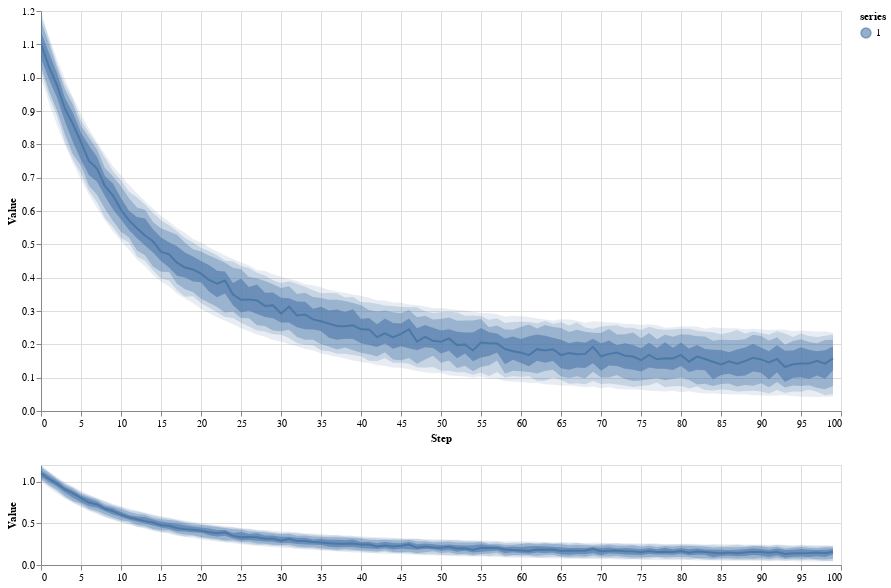

Write notebook code for a chart like this one.
### Code cell
import inspectus
import numpy as np

loss = np.array([[1/x**2 + var/5 for var in np.random.rand(100)] for x in np.linspace(1, 5, num=100)])

table = inspectus.data_to_table(loss)

inspectus.render(table, width=800, height=400, height_minimap=100, levels=5)

### Figure 1 — Vega-Lite specification as saved in the notebook (floating-point values rounded to 4 significant figures)
{"config": {"view": {"continuousWidth": 300, "continuousHeight": 300}}, "vconcat": [{"layer": [{"mark": {"type": "area", "opacity": 0.6}, "encoding": {"color": {"field": "series", "scale": {"scheme": "tableau10"}, "type": "nominal"}, "opacity": {"condition": {"param": "param_36", "value": 0.6}, "value": 0.001}, "x": {"field": "step", "scale": {"domain": {"param": "param_35"}}, "type": "quantitative"}, "y": {"field": "v4", "scale": {"domain": {"param": "param_35"}}, "type": "quantitative"}, "y2": {"field": "v6"}}, "name": "view_36"}, {"mark": {"type": "area", "opacity": 0.36}, "encoding": {"color": {"field": "series", "scale": {"scheme": "tableau10"}, "type": "nominal"}, "opacity": {"condition": {"param": "param_36", "value": 0.36}, "value": 0.001}, "x": {"field": "step", "scale": {"domain": {"param": "param_35"}}, "type": "quantitative"}, "y": {"field": "v3", "scale": {"domain": {"param": "param_35"}}, "type": "quantitative"}, "y2": {"field": "v7"}}}, {"mark": {"type": "area", "opacity": 0.216}, "encoding": {"color": {"field": "series", "scale": {"scheme": "tableau10"}, "type": "nominal"}, "opacity": {"condition": {"param": "param_36", "value": 0.216}, "value": 0.001}, "x": {"field": "step", "scale": {"domain": {"param": "param_35"}}, "type": "quantitative"}, "y": {"field": "v2", "scale": {"domain": {"param": "param_35"}}, "type": "quantitative"}, "y2": {"field": "v8"}}}, {"mark": {"type": "area", "opacity": 0.1296}, "encoding": {"color": {"field": "series", "scale": {"scheme": "tableau10"}, "type": "nominal"}, "opacity": {"condition": {"param": "param_36", "value": 0.1296}, "value": 0.001}, "x": {"field": "step", "scale": {"domain": {"param": "param_35"}}, "type": "quantitative"}, "y": {"field": "v1", "scale": {"domain": {"param": "param_35"}}, "type": "quantitative"}, "y2": {"field": "v9"}}}, {"mark": {"type": "line"}, "encoding": {"color": {"field": "series", "scale": {"scheme": "tableau10"}, "type": "nominal"}, "opacity": {"condition": {"param": "param_36", "value": 1}, "value": 0.001}, "x": {"field": "step", "scale": {"domain": {"param": "param_35"}}, "title": "Step", "type": "quantitative"}, "y": {"field": "v5", "scale": {"domain": {"param": "param_35"}}, "title": "Value", "type": "quantitative"}}}], "data": {"values": [{"series": "1", "step": 0, "v5": 1.102, "v4": 1.058, "v6": 1.137, "v3": 1.034, "v7": 1.169, "v2": 1.021, "v8": 1.187, "v1": 1.001, "v9": 1.199}, {"series": "1", "step": 1, "v5": 1.032, "v4": 0.9954, "v6": 1.075, "v3": 0.9611, "v7": 1.103, "v2": 0.9436, "v8": 1.117, "v1": 0.9244, "v9": 1.123}, {"series": "1", "step": 2, "v5": 0.9771, "v4": 0.9399, "v6": 1.013, "v3": 0.9016, "v7": 1.031, "v2": 0.8856, "v8": 1.041, "v1": 0.8571, "v9": 1.056}, {"series": "1", "step": 3, "v5": 0.9061, "v4": 0.8678, "v6": 0.9388, "v3": 0.829, "v7": 0.9648, "v2": 0.8059, "v8": 0.979, "v1": 0.7975, "v9": 0.995}, {"series": "1", "step": 4, "v5": 0.8603, "v4": 0.8065, "v6": 0.894, "v3": 0.7692, "v7": 0.9187, "v2": 0.7533, "v8": 0.9344, "v1": 0.744, "v9": 0.941}, {"series": "1", "step": 5, "v5": 0.8065, "v4": 0.7532, "v6": 0.8347, "v3": 0.736, "v7": 0.856, "v2": 0.7124, "v8": 0.8719, "v1": 0.6928, "v9": 0.8899}, {"series": "1", "step": 6, "v5": 0.7499, "v4": 0.7075, "v6": 0.7969, "v3": 0.6759, "v7": 0.8195, "v2": 0.6598, "v8": 0.8337, "v1": 0.6485, "v9": 0.8464}, {"series": "1", "step": 7, "v5": 0.7272, "v4": 0.6877, "v6": 0.7622, "v3": 0.649, "v7": 0.7846, "v2": 0.6259, "v8": 0.7994, "v1": 0.6087, "v9": 0.8072}, {"series": "1", "step": 8, "v5": 0.6747, "v4": 0.6443, "v6": 0.7052, "v3": 0.6058, "v7": 0.729, "v2": 0.5786, "v8": 0.7592, "v1": 0.5717, "v9": 0.7704}, {"series": "1", "step": 9, "v5": 0.6459, "v4": 0.6048, "v6": 0.6826, "v3": 0.5699, "v7": 0.7036, "v2": 0.551, "v8": 0.719, "v1": 0.5385, "v9": 0.7345}, {"series": "1", "step": 10, "v5": 0.6038, "v4": 0.5748, "v6": 0.6391, "v3": 0.5375, "v7": 0.6745, "v2": 0.5193, "v8": 0.6924, "v1": 0.5097, "v9": 0.7062}, {"series": "1", "step": 11, "v5": 0.5718, "v4": 0.543, "v6": 0.6005, "v3": 0.5207, "v7": 0.6384, "v2": 0.5053, "v8": 0.6579, "v1": 0.484, "v9": 0.6782}, {"series": "1", "step": 12, "v5": 0.5483, "v4": 0.5183, "v6": 0.5816, "v3": 0.4815, "v7": 0.6108, "v2": 0.4633, "v8": 0.6416, "v1": 0.4545, "v9": 0.6532}, {"series": "1", "step": 13, "v5": 0.5267, "v4": 0.4966, "v6": 0.5772, "v3": 0.4673, "v7": 0.604, "v2": 0.4508, "v8": 0.6196, "v1": 0.4338, "v9": 0.629}, {"series": "1", "step": 14, "v5": 0.5092, "v4": 0.4752, "v6": 0.5452, "v3": 0.4332, "v7": 0.5671, "v2": 0.4211, "v8": 0.595, "v1": 0.4082, "v9": 0.6068}, {"series": "1", "step": 15, "v5": 0.4782, "v4": 0.4502, "v6": 0.5207, "v3": 0.4174, "v7": 0.548, "v2": 0.3977, "v8": 0.5725, "v1": 0.3887, "v9": 0.5852}, {"series": "1", "step": 16, "v5": 0.47, "v4": 0.4308, "v6": 0.5062, "v3": 0.4168, "v7": 0.5386, "v2": 0.3915, "v8": 0.5575, "v1": 0.3739, "v9": 0.5687}, {"series": "1", "step": 17, "v5": 0.445, "v4": 0.4054, "v6": 0.4941, "v3": 0.3815, "v7": 0.5286, "v2": 0.362, "v8": 0.539, "v1": 0.3517, "v9": 0.5488}, {"series": "1", "step": 18, "v5": 0.4305, "v4": 0.4005, "v6": 0.4757, "v3": 0.3655, "v7": 0.5047, "v2": 0.3427, "v8": 0.5191, "v1": 0.3375, "v9": 0.5345}, {"series": "1", "step": 19, "v5": 0.4244, "v4": 0.3886, "v6": 0.4631, "v3": 0.3568, "v7": 0.4851, "v2": 0.3445, "v8": 0.5054, "v1": 0.3235, "v9": 0.5158}, {"series": "1", "step": 20, "v5": 0.4121, "v4": 0.3859, "v6": 0.4496, "v3": 0.3367, "v7": 0.4788, "v2": 0.3241, "v8": 0.4896, "v1": 0.3063, "v9": 0.5053}, {"series": "1", "step": 21, "v5": 0.393, "v4": 0.3582, "v6": 0.438, "v3": 0.3244, "v7": 0.4666, "v2": 0.3097, "v8": 0.4797, "v1": 0.2943, "v9": 0.4909}, {"series": "1", "step": 22, "v5": 0.3819, "v4": 0.3412, "v6": 0.421, "v3": 0.3117, "v7": 0.4556, "v2": 0.2964, "v8": 0.4674, "v1": 0.2815, "v9": 0.4781}, {"series": "1", "step": 23, "v5": 0.3915, "v4": 0.3523, "v6": 0.4188, "v3": 0.2953, "v7": 0.445, "v2": 0.2824, "v8": 0.4518, "v1": 0.2704, "v9": 0.4666}, {"series": "1", "step": 24, "v5": 0.3494, "v4": 0.317, "v6": 0.384, "v3": 0.2982, "v7": 0.4294, "v2": 0.2788, "v8": 0.4488, "v1": 0.2605, "v9": 0.4563}, {"series": "1", "step": 25, "v5": 0.3337, "v4": 0.2955, "v6": 0.3972, "v3": 0.2791, "v7": 0.4251, "v2": 0.2648, "v8": 0.435, "v1": 0.2482, "v9": 0.4453}, {"series": "1", "step": 26, "v5": 0.3349, "v4": 0.3009, "v6": 0.3721, "v3": 0.278, "v7": 0.402, "v2": 0.2532, "v8": 0.429, "v1": 0.2396, "v9": 0.4376}, {"series": "1", "step": 27, "v5": 0.3315, "v4": 0.2911, "v6": 0.3796, "v3": 0.2574, "v7": 0.3985, "v2": 0.2412, "v8": 0.4149, "v1": 0.2294, "v9": 0.4227}, {"series": "1", "step": 28, "v5": 0.3152, "v4": 0.2821, "v6": 0.3544, "v3": 0.2552, "v7": 0.3903, "v2": 0.2387, "v8": 0.4066, "v1": 0.2226, "v9": 0.42}, {"series": "1", "step": 29, "v5": 0.3174, "v4": 0.2785, "v6": 0.3552, "v3": 0.2416, "v7": 0.3799, "v2": 0.2301, "v8": 0.3924, "v1": 0.2131, "v9": 0.4102}, {"series": "1", "step": 30, "v5": 0.2924, "v4": 0.2653, "v6": 0.3394, "v3": 0.2393, "v7": 0.3692, "v2": 0.2288, "v8": 0.3837, "v1": 0.2085, "v9": 0.4028}, {"series": "1", "step": 31, "v5": 0.3133, "v4": 0.2658, "v6": 0.3382, "v3": 0.2436, "v7": 0.3745, "v2": 0.2189, "v8": 0.3891, "v1": 0.2006, "v9": 0.3957}, {"series": "1", "step": 32, "v5": 0.2866, "v4": 0.251, "v6": 0.3284, "v3": 0.2219, "v7": 0.351, "v2": 0.2044, "v8": 0.3817, "v1": 0.1939, "v9": 0.39}, {"series": "1", "step": 33, "v5": 0.2893, "v4": 0.2451, "v6": 0.3278, "v3": 0.2138, "v7": 0.3547, "v2": 0.1988, "v8": 0.3725, "v1": 0.1861, "v9": 0.3801}, {"series": "1", "step": 34, "v5": 0.2748, "v4": 0.2444, "v6": 0.3064, "v3": 0.2138, "v7": 0.3421, "v2": 0.1969, "v8": 0.362, "v1": 0.1824, "v9": 0.3772}, {"series": "1", "step": 35, "v5": 0.2693, "v4": 0.2398, "v6": 0.3129, "v3": 0.2002, "v7": 0.3387, "v2": 0.182, "v8": 0.3535, "v1": 0.1727, "v9": 0.371}, {"series": "1", "step": 36, "v5": 0.2622, "v4": 0.2197, "v6": 0.3016, "v3": 0.1934, "v7": 0.3339, "v2": 0.1794, "v8": 0.3538, "v1": 0.1669, "v9": 0.3635}, {"series": "1", "step": 37, "v5": 0.2551, "v4": 0.2139, "v6": 0.3043, "v3": 0.1845, "v7": 0.3335, "v2": 0.1719, "v8": 0.3535, "v1": 0.1628, "v9": 0.3586}, {"series": "1", "step": 38, "v5": 0.254, "v4": 0.2167, "v6": 0.2972, "v3": 0.1908, "v7": 0.3299, "v2": 0.172, "v8": 0.3406, "v1": 0.1577, "v9": 0.3547}, {"series": "1", "step": 39, "v5": 0.257, "v4": 0.2157, "v6": 0.305, "v3": 0.1824, "v7": 0.3239, "v2": 0.1679, "v8": 0.3429, "v1": 0.1514, "v9": 0.3498}, {"series": "1", "step": 40, "v5": 0.2449, "v4": 0.2035, "v6": 0.2758, "v3": 0.175, "v7": 0.3175, "v2": 0.1641, "v8": 0.3272, "v1": 0.1474, "v9": 0.3454}, {"series": "1", "step": 41, "v5": 0.2449, "v4": 0.1979, "v6": 0.2794, "v3": 0.1702, "v7": 0.3027, "v2": 0.1508, "v8": 0.3255, "v1": 0.1437, "v9": 0.3398}, {"series": "1", "step": 42, "v5": 0.2216, "v4": 0.1916, "v6": 0.26, "v3": 0.1632, "v7": 0.2987, "v2": 0.1501, "v8": 0.3215, "v1": 0.1377, "v9": 0.3323}, {"series": "1", "step": 43, "v5": 0.233, "v4": 0.2022, "v6": 0.2775, "v3": 0.1764, "v7": 0.3017, "v2": 0.1582, "v8": 0.3162, "v1": 0.1348, "v9": 0.3318}, {"series": "1", "step": 44, "v5": 0.2206, "v4": 0.1868, "v6": 0.2639, "v3": 0.1547, "v7": 0.2959, "v2": 0.1446, "v8": 0.3152, "v1": 0.1305, "v9": 0.3258}, {"series": "1", "step": 45, "v5": 0.2311, "v4": 0.1939, "v6": 0.2624, "v3": 0.1521, "v7": 0.2936, "v2": 0.1444, "v8": 0.3122, "v1": 0.1298, "v9": 0.3247}, {"series": "1", "step": 46, "v5": 0.2448, "v4": 0.1884, "v6": 0.2775, "v3": 0.1587, "v7": 0.3028, "v2": 0.142, "v8": 0.311, "v1": 0.1249, "v9": 0.3193}, {"series": "1", "step": 47, "v5": 0.2083, "v4": 0.1821, "v6": 0.2485, "v3": 0.1414, "v7": 0.2809, "v2": 0.1314, "v8": 0.3112, "v1": 0.1197, "v9": 0.318}, {"series": "1", "step": 48, "v5": 0.2225, "v4": 0.1911, "v6": 0.2582, "v3": 0.1543, "v7": 0.2859, "v2": 0.1297, "v8": 0.2996, "v1": 0.1159, "v9": 0.3132}, {"series": "1", "step": 49, "v5": 0.2104, "v4": 0.1888, "v6": 0.2497, "v3": 0.1661, "v7": 0.2744, "v2": 0.1322, "v8": 0.2941, "v1": 0.1136, "v9": 0.3085}, {"series": "1", "step": 50, "v5": 0.2079, "v4": 0.1722, "v6": 0.2413, "v3": 0.1449, "v7": 0.276, "v2": 0.1206, "v8": 0.2964, "v1": 0.114, "v9": 0.3091}, {"series": "1", "step": 51, "v5": 0.2175, "v4": 0.181, "v6": 0.2453, "v3": 0.1516, "v7": 0.2805, "v2": 0.1209, "v8": 0.2976, "v1": 0.1068, "v9": 0.306}, {"series": "1", "step": 52, "v5": 0.1977, "v4": 0.1586, "v6": 0.2379, "v3": 0.1292, "v7": 0.2704, "v2": 0.1163, "v8": 0.2955, "v1": 0.1047, "v9": 0.303}, {"series": "1", "step": 53, "v5": 0.1997, "v4": 0.1722, "v6": 0.2352, "v3": 0.1358, "v7": 0.2714, "v2": 0.1162, "v8": 0.2858, "v1": 0.1035, "v9": 0.3012}, {"series": "1", "step": 54, "v5": 0.1817, "v4": 0.1493, "v6": 0.2358, "v3": 0.119, "v7": 0.2714, "v2": 0.1087, "v8": 0.2863, "v1": 0.09957, "v9": 0.2978}, {"series": "1", "step": 55, "v5": 0.2055, "v4": 0.1601, "v6": 0.2491, "v3": 0.1329, "v7": 0.2762, "v2": 0.1158, "v8": 0.284, "v1": 0.1035, "v9": 0.2937}, {"series": "1", "step": 56, "v5": 0.2033, "v4": 0.1649, "v6": 0.236, "v3": 0.1364, "v7": 0.2511, "v2": 0.1048, "v8": 0.274, "v1": 0.09782, "v9": 0.293}, {"series": "1", "step": 57, "v5": 0.2026, "v4": 0.1753, "v6": 0.2326, "v3": 0.1513, "v7": 0.2563, "v2": 0.1169, "v8": 0.2781, "v1": 0.09712, "v9": 0.2912}, {"series": "1", "step": 58, "v5": 0.186, "v4": 0.1404, "v6": 0.2174, "v3": 0.1124, "v7": 0.2444, "v2": 0.1003, "v8": 0.2639, "v1": 0.09014, "v9": 0.283}, {"series": "1", "step": 59, "v5": 0.1793, "v4": 0.1535, "v6": 0.2232, "v3": 0.1211, "v7": 0.2437, "v2": 0.1042, "v8": 0.2669, "v1": 0.08798, "v9": 0.2857}, {"series": "1", "step": 60, "v5": 0.1751, "v4": 0.144, "v6": 0.2159, "v3": 0.1189, "v7": 0.253, "v2": 0.1025, "v8": 0.268, "v1": 0.08779, "v9": 0.2843}, {"series": "1", "step": 61, "v5": 0.1676, "v4": 0.1343, "v6": 0.2242, "v3": 0.117, "v7": 0.2598, "v2": 0.104, "v8": 0.2667, "v1": 0.08375, "v9": 0.2822}, {"series": "1", "step": 62, "v5": 0.1855, "v4": 0.1507, "v6": 0.2293, "v3": 0.1123, "v7": 0.2476, "v2": 0.09103, "v8": 0.2634, "v1": 0.08499, "v9": 0.2783}, {"series": "1", "step": 63, "v5": 0.1815, "v4": 0.145, "v6": 0.2259, "v3": 0.12, "v7": 0.2582, "v2": 0.09107, "v8": 0.2701, "v1": 0.08002, "v9": 0.2746}, {"series": "1", "step": 64, "v5": 0.1851, "v4": 0.1503, "v6": 0.2199, "v3": 0.1238, "v7": 0.252, "v2": 0.1005, "v8": 0.2621, "v1": 0.07867, "v9": 0.2712}, {"series": "1", "step": 65, "v5": 0.1675, "v4": 0.1281, "v6": 0.2135, "v3": 0.1034, "v7": 0.2487, "v2": 0.0932, "v8": 0.2664, "v1": 0.0768, "v9": 0.2753}, {"series": "1", "step": 66, "v5": 0.1737, "v4": 0.1234, "v6": 0.2031, "v3": 0.09876, "v7": 0.2373, "v2": 0.0816, "v8": 0.2563, "v1": 0.07647, "v9": 0.2742}, {"series": "1", "step": 67, "v5": 0.1703, "v4": 0.1309, "v6": 0.2083, "v3": 0.1045, "v7": 0.2437, "v2": 0.08345, "v8": 0.2661, "v1": 0.07409, "v9": 0.2709}, {"series": "1", "step": 68, "v5": 0.1714, "v4": 0.1293, "v6": 0.2046, "v3": 0.09772, "v7": 0.2381, "v2": 0.08006, "v8": 0.2506, "v1": 0.07133, "v9": 0.2647}, {"series": "1", "step": 69, "v5": 0.1925, "v4": 0.1436, "v6": 0.2168, "v3": 0.118, "v7": 0.235, "v2": 0.08989, "v8": 0.2464, "v1": 0.07331, "v9": 0.2694}, {"series": "1", "step": 70, "v5": 0.1641, "v4": 0.121, "v6": 0.2032, "v3": 0.1008, "v7": 0.2343, "v2": 0.08089, "v8": 0.2537, "v1": 0.06833, "v9": 0.2677}, {"series": "1", "step": 71, "v5": 0.1713, "v4": 0.1368, "v6": 0.2115, "v3": 0.1007, "v7": 0.2464, "v2": 0.08269, "v8": 0.2559, "v1": 0.07164, "v9": 0.2655}, {"series": "1", "step": 72, "v5": 0.1753, "v4": 0.1349, "v6": 0.197, "v3": 0.1079, "v7": 0.2295, "v2": 0.07971, "v8": 0.2571, "v1": 0.06624, "v9": 0.2646}, {"series": "1", "step": 73, "v5": 0.1656, "v4": 0.1269, "v6": 0.2032, "v3": 0.09621, "v7": 0.2302, "v2": 0.07618, "v8": 0.2495, "v1": 0.06485, "v9": 0.2609}, {"series": "1", "step": 74, "v5": 0.1635, "v4": 0.1236, "v6": 0.1979, "v3": 0.08973, "v7": 0.2358, "v2": 0.0722, "v8": 0.2498, "v1": 0.06486, "v9": 0.2612}, {"series": "1", "step": 75, "v5": 0.1523, "v4": 0.1187, "v6": 0.1884, "v3": 0.09124, "v7": 0.2185, "v2": 0.07507, "v8": 0.243, "v1": 0.06359, "v9": 0.2582}, {"series": "1", "step": 76, "v5": 0.1681, "v4": 0.1306, "v6": 0.2049, "v3": 0.09529, "v7": 0.2342, "v2": 0.07729, "v8": 0.2528, "v1": 0.06059, "v9": 0.2601}, {"series": "1", "step": 77, "v5": 0.1551, "v4": 0.127, "v6": 0.1887, "v3": 0.09924, "v7": 0.2152, "v2": 0.0858, "v8": 0.2459, "v1": 0.06006, "v9": 0.2577}, {"series": "1", "step": 78, "v5": 0.1583, "v4": 0.127, "v6": 0.2062, "v3": 0.09189, "v7": 0.2286, "v2": 0.07136, "v8": 0.2436, "v1": 0.05842, "v9": 0.2496}, {"series": "1", "step": 79, "v5": 0.1575, "v4": 0.1231, "v6": 0.1898, "v3": 0.09662, "v7": 0.2231, "v2": 0.07393, "v8": 0.2445, "v1": 0.06057, "v9": 0.2515}, {"series": "1", "step": 80, "v5": 0.1683, "v4": 0.1353, "v6": 0.2053, "v3": 0.1002, "v7": 0.2302, "v2": 0.07502, "v8": 0.2468, "v1": 0.05642, "v9": 0.2541}, {"series": "1", "step": 81, "v5": 0.1481, "v4": 0.1173, "v6": 0.1876, "v3": 0.09314, "v7": 0.2291, "v2": 0.06721, "v8": 0.2471, "v1": 0.05897, "v9": 0.2544}, {"series": "1", "step": 82, "v5": 0.1632, "v4": 0.1239, "v6": 0.1977, "v3": 0.07957, "v7": 0.2244, "v2": 0.07357, "v8": 0.241, "v1": 0.05468, "v9": 0.2532}, {"series": "1", "step": 83, "v5": 0.1558, "v4": 0.1224, "v6": 0.1861, "v3": 0.08151, "v7": 0.2234, "v2": 0.06307, "v8": 0.238, "v1": 0.05284, "v9": 0.247}, {"series": "1", "step": 84, "v5": 0.1477, "v4": 0.09441, "v6": 0.184, "v3": 0.07532, "v7": 0.2109, "v2": 0.06128, "v8": 0.2362, "v1": 0.05304, "v9": 0.2513}, {"series": "1", "step": 85, "v5": 0.1399, "v4": 0.1077, "v6": 0.1826, "v3": 0.08128, "v7": 0.2134, "v2": 0.06464, "v8": 0.23, "v1": 0.05111, "v9": 0.2487}, {"series": "1", "step": 86, "v5": 0.1488, "v4": 0.1119, "v6": 0.1762, "v3": 0.08226, "v7": 0.2128, "v2": 0.0633, "v8": 0.2354, "v1": 0.05051, "v9": 0.2485}, {"series": "1", "step": 87, "v5": 0.1417, "v4": 0.1042, "v6": 0.1842, "v3": 0.07367, "v7": 0.2129, "v2": 0.05884, "v8": 0.2431, "v1": 0.04927, "v9": 0.2484}, {"series": "1", "step": 88, "v5": 0.1497, "v4": 0.1068, "v6": 0.1901, "v3": 0.07832, "v7": 0.2149, "v2": 0.05937, "v8": 0.2324, "v1": 0.05017, "v9": 0.2447}, {"series": "1", "step": 89, "v5": 0.1594, "v4": 0.1186, "v6": 0.2019, "v3": 0.07601, "v7": 0.2286, "v2": 0.06073, "v8": 0.2384, "v1": 0.04737, "v9": 0.2465}, {"series": "1", "step": 90, "v5": 0.1549, "v4": 0.1151, "v6": 0.1907, "v3": 0.08361, "v7": 0.2247, "v2": 0.05865, "v8": 0.2343, "v1": 0.04655, "v9": 0.2452}, {"series": "1", "step": 91, "v5": 0.1458, "v4": 0.09487, "v6": 0.1791, "v3": 0.07098, "v7": 0.2104, "v2": 0.05269, "v8": 0.229, "v1": 0.04608, "v9": 0.2428}, {"series": "1", "step": 92, "v5": 0.1562, "v4": 0.1163, "v6": 0.1974, "v3": 0.08675, "v7": 0.2212, "v2": 0.06304, "v8": 0.2391, "v1": 0.04645, "v9": 0.2448}, {"series": "1", "step": 93, "v5": 0.1319, "v4": 0.08665, "v6": 0.1809, "v3": 0.07078, "v7": 0.1987, "v2": 0.05398, "v8": 0.2324, "v1": 0.04735, "v9": 0.2437}, {"series": "1", "step": 94, "v5": 0.14, "v4": 0.09996, "v6": 0.1817, "v3": 0.07656, "v7": 0.21, "v2": 0.05884, "v8": 0.2222, "v1": 0.04503, "v9": 0.239}, {"series": "1", "step": 95, "v5": 0.1425, "v4": 0.1016, "v6": 0.1909, "v3": 0.07518, "v7": 0.2152, "v2": 0.05776, "v8": 0.2328, "v1": 0.04305, "v9": 0.2416}, {"series": "1", "step": 96, "v5": 0.1426, "v4": 0.09569, "v6": 0.1841, "v3": 0.07708, "v7": 0.207, "v2": 0.0639, "v8": 0.2252, "v1": 0.04252, "v9": 0.2397}, {"series": "1", "step": 97, "v5": 0.1503, "v4": 0.1064, "v6": 0.1789, "v3": 0.07012, "v7": 0.203, "v2": 0.05752, "v8": 0.2218, "v1": 0.04163, "v9": 0.2387}, {"series": "1", "step": 98, "v5": 0.1421, "v4": 0.09683, "v6": 0.1821, "v3": 0.06493, "v7": 0.2128, "v2": 0.04748, "v8": 0.2255, "v1": 0.04263, "v9": 0.2391}, {"series": "1", "step": 99, "v5": 0.1578, "v4": 0.1218, "v6": 0.1934, "v3": 0.07472, "v7": 0.2135, "v2": 0.05122, "v8": 0.2293, "v1": 0.04274, "v9": 0.2348}]}, "height": 400, "width": 800}, {"layer": [{"mark": {"type": "area", "opacity": 0.6}, "encoding": {"color": {"field": "series", "scale": {"scheme": "tableau10"}, "type": "nominal"}, "x": {"field": "step", "type": "quantitative"}, "y": {"field": "v4", "type": "quantitative"}, "y2": {"field": "v6"}}}, {"mark": {"type": "area", "opacity": 0.36}, "encoding": {"color": {"field": "series", "scale": {"scheme": "tableau10"}, "type": "nominal"}, "x": {"field": "step", "type": "quantitative"}, "y": {"field": "v3", "type": "quantitative"}, "y2": {"field": "v7"}}}, {"mark": {"type": "area", "opacity": 0.216}, "encoding": {"color": {"field": "series", "scale": {"scheme": "tableau10"}, "type": "nominal"}, "x": {"field": "step", "type": "quantitative"}, "y": {"field": "v2", "type": "quantitative"}, "y2": {"field": "v8"}}}, {"mark": {"type": "area", "opacity": 0.1296}, "encoding": {"color": {"field": "series", "scale": {"scheme": "tableau10"}, "type": "nominal"}, "x": {"field": "step", "type": "quantitative"}, "y": {"field": "v1", "type": "quantitative"}, "y2": {"field": "v9"}}}, {"mark": {"type": "line"}, "encoding": {"color": {"field": "series", "scale": {"scheme": "tableau10"}, "type": "nominal"}, "x": {"field": "step", "title": "", "type": "quantitative"}, "y": {"field": "v5", "title": "Value", "type": "quantitative"}}, "name": "view_35"}], "data": {"values": [{"series": "1", "step": 0, "v5": 1.102, "v4": 1.058, "v6": 1.137, "v3": 1.034, "v7": 1.169, "v2": 1.021, "v8": 1.187, "v1": 1.001, "v9": 1.199}, {"series": "1", "step": 1, "v5": 1.032, "v4": 0.9954, "v6": 1.075, "v3": 0.9611, "v7": 1.103, "v2": 0.9436, "v8": 1.117, "v1": 0.9244, "v9": 1.123}, {"series": "1", "step": 2, "v5": 0.9771, "v4": 0.9399, "v6": 1.013, "v3": 0.9016, "v7": 1.031, "v2": 0.8856, "v8": 1.041, "v1": 0.8571, "v9": 1.056}, {"series": "1", "step": 3, "v5": 0.9061, "v4": 0.8678, "v6": 0.9388, "v3": 0.829, "v7": 0.9648, "v2": 0.8059, "v8": 0.979, "v1": 0.7975, "v9": 0.995}, {"series": "1", "step": 4, "v5": 0.8603, "v4": 0.8065, "v6": 0.894, "v3": 0.7692, "v7": 0.9187, "v2": 0.7533, "v8": 0.9344, "v1": 0.744, "v9": 0.941}, {"series": "1", "step": 5, "v5": 0.8065, "v4": 0.7532, "v6": 0.8347, "v3": 0.736, "v7": 0.856, "v2": 0.7124, "v8": 0.8719, "v1": 0.6928, "v9": 0.8899}, {"series": "1", "step": 6, "v5": 0.7499, "v4": 0.7075, "v6": 0.7969, "v3": 0.6759, "v7": 0.8195, "v2": 0.6598, "v8": 0.8337, "v1": 0.6485, "v9": 0.8464}, {"series": "1", "step": 7, "v5": 0.7272, "v4": 0.6877, "v6": 0.7622, "v3": 0.649, "v7": 0.7846, "v2": 0.6259, "v8": 0.7994, "v1": 0.6087, "v9": 0.8072}, {"series": "1", "step": 8, "v5": 0.6747, "v4": 0.6443, "v6": 0.7052, "v3": 0.6058, "v7": 0.729, "v2": 0.5786, "v8": 0.7592, "v1": 0.5717, "v9": 0.7704}, {"series": "1", "step": 9, "v5": 0.6459, "v4": 0.6048, "v6": 0.6826, "v3": 0.5699, "v7": 0.7036, "v2": 0.551, "v8": 0.719, "v1": 0.5385, "v9": 0.7345}, {"series": "1", "step": 10, "v5": 0.6038, "v4": 0.5748, "v6": 0.6391, "v3": 0.5375, "v7": 0.6745, "v2": 0.5193, "v8": 0.6924, "v1": 0.5097, "v9": 0.7062}, {"series": "1", "step": 11, "v5": 0.5718, "v4": 0.543, "v6": 0.6005, "v3": 0.5207, "v7": 0.6384, "v2": 0.5053, "v8": 0.6579, "v1": 0.484, "v9": 0.6782}, {"series": "1", "step": 12, "v5": 0.5483, "v4": 0.5183, "v6": 0.5816, "v3": 0.4815, "v7": 0.6108, "v2": 0.4633, "v8": 0.6416, "v1": 0.4545, "v9": 0.6532}, {"series": "1", "step": 13, "v5": 0.5267, "v4": 0.4966, "v6": 0.5772, "v3": 0.4673, "v7": 0.604, "v2": 0.4508, "v8": 0.6196, "v1": 0.4338, "v9": 0.629}, {"series": "1", "step": 14, "v5": 0.5092, "v4": 0.4752, "v6": 0.5452, "v3": 0.4332, "v7": 0.5671, "v2": 0.4211, "v8": 0.595, "v1": 0.4082, "v9": 0.6068}, {"series": "1", "step": 15, "v5": 0.4782, "v4": 0.4502, "v6": 0.5207, "v3": 0.4174, "v7": 0.548, "v2": 0.3977, "v8": 0.5725, "v1": 0.3887, "v9": 0.5852}, {"series": "1", "step": 16, "v5": 0.47, "v4": 0.4308, "v6": 0.5062, "v3": 0.4168, "v7": 0.5386, "v2": 0.3915, "v8": 0.5575, "v1": 0.3739, "v9": 0.5687}, {"series": "1", "step": 17, "v5": 0.445, "v4": 0.4054, "v6": 0.4941, "v3": 0.3815, "v7": 0.5286, "v2": 0.362, "v8": 0.539, "v1": 0.3517, "v9": 0.5488}, {"series": "1", "step": 18, "v5": 0.4305, "v4": 0.4005, "v6": 0.4757, "v3": 0.3655, "v7": 0.5047, "v2": 0.3427, "v8": 0.5191, "v1": 0.3375, "v9": 0.5345}, {"series": "1", "step": 19, "v5": 0.4244, "v4": 0.3886, "v6": 0.4631, "v3": 0.3568, "v7": 0.4851, "v2": 0.3445, "v8": 0.5054, "v1": 0.3235, "v9": 0.5158}, {"series": "1", "step": 20, "v5": 0.4121, "v4": 0.3859, "v6": 0.4496, "v3": 0.3367, "v7": 0.4788, "v2": 0.3241, "v8": 0.4896, "v1": 0.3063, "v9": 0.5053}, {"series": "1", "step": 21, "v5": 0.393, "v4": 0.3582, "v6": 0.438, "v3": 0.3244, "v7": 0.4666, "v2": 0.3097, "v8": 0.4797, "v1": 0.2943, "v9": 0.4909}, {"series": "1", "step": 22, "v5": 0.3819, "v4": 0.3412, "v6": 0.421, "v3": 0.3117, "v7": 0.4556, "v2": 0.2964, "v8": 0.4674, "v1": 0.2815, "v9": 0.4781}, {"series": "1", "step": 23, "v5": 0.3915, "v4": 0.3523, "v6": 0.4188, "v3": 0.2953, "v7": 0.445, "v2": 0.2824, "v8": 0.4518, "v1": 0.2704, "v9": 0.4666}, {"series": "1", "step": 24, "v5": 0.3494, "v4": 0.317, "v6": 0.384, "v3": 0.2982, "v7": 0.4294, "v2": 0.2788, "v8": 0.4488, "v1": 0.2605, "v9": 0.4563}, {"series": "1", "step": 25, "v5": 0.3337, "v4": 0.2955, "v6": 0.3972, "v3": 0.2791, "v7": 0.4251, "v2": 0.2648, "v8": 0.435, "v1": 0.2482, "v9": 0.4453}, {"series": "1", "step": 26, "v5": 0.3349, "v4": 0.3009, "v6": 0.3721, "v3": 0.278, "v7": 0.402, "v2": 0.2532, "v8": 0.429, "v1": 0.2396, "v9": 0.4376}, {"series": "1", "step": 27, "v5": 0.3315, "v4": 0.2911, "v6": 0.3796, "v3": 0.2574, "v7": 0.3985, "v2": 0.2412, "v8": 0.4149, "v1": 0.2294, "v9": 0.4227}, {"series": "1", "step": 28, "v5": 0.3152, "v4": 0.2821, "v6": 0.3544, "v3": 0.2552, "v7": 0.3903, "v2": 0.2387, "v8": 0.4066, "v1": 0.2226, "v9": 0.42}, {"series": "1", "step": 29, "v5": 0.3174, "v4": 0.2785, "v6": 0.3552, "v3": 0.2416, "v7": 0.3799, "v2": 0.2301, "v8": 0.3924, "v1": 0.2131, "v9": 0.4102}, {"series": "1", "step": 30, "v5": 0.2924, "v4": 0.2653, "v6": 0.3394, "v3": 0.2393, "v7": 0.3692, "v2": 0.2288, "v8": 0.3837, "v1": 0.2085, "v9": 0.4028}, {"series": "1", "step": 31, "v5": 0.3133, "v4": 0.2658, "v6": 0.3382, "v3": 0.2436, "v7": 0.3745, "v2": 0.2189, "v8": 0.3891, "v1": 0.2006, "v9": 0.3957}, {"series": "1", "step": 32, "v5": 0.2866, "v4": 0.251, "v6": 0.3284, "v3": 0.2219, "v7": 0.351, "v2": 0.2044, "v8": 0.3817, "v1": 0.1939, "v9": 0.39}, {"series": "1", "step": 33, "v5": 0.2893, "v4": 0.2451, "v6": 0.3278, "v3": 0.2138, "v7": 0.3547, "v2": 0.1988, "v8": 0.3725, "v1": 0.1861, "v9": 0.3801}, {"series": "1", "step": 34, "v5": 0.2748, "v4": 0.2444, "v6": 0.3064, "v3": 0.2138, "v7": 0.3421, "v2": 0.1969, "v8": 0.362, "v1": 0.1824, "v9": 0.3772}, {"series": "1", "step": 35, "v5": 0.2693, "v4": 0.2398, "v6": 0.3129, "v3": 0.2002, "v7": 0.3387, "v2": 0.182, "v8": 0.3535, "v1": 0.1727, "v9": 0.371}, {"series": "1", "step": 36, "v5": 0.2622, "v4": 0.2197, "v6": 0.3016, "v3": 0.1934, "v7": 0.3339, "v2": 0.1794, "v8": 0.3538, "v1": 0.1669, "v9": 0.3635}, {"series": "1", "step": 37, "v5": 0.2551, "v4": 0.2139, "v6": 0.3043, "v3": 0.1845, "v7": 0.3335, "v2": 0.1719, "v8": 0.3535, "v1": 0.1628, "v9": 0.3586}, {"series": "1", "step": 38, "v5": 0.254, "v4": 0.2167, "v6": 0.2972, "v3": 0.1908, "v7": 0.3299, "v2": 0.172, "v8": 0.3406, "v1": 0.1577, "v9": 0.3547}, {"series": "1", "step": 39, "v5": 0.257, "v4": 0.2157, "v6": 0.305, "v3": 0.1824, "v7": 0.3239, "v2": 0.1679, "v8": 0.3429, "v1": 0.1514, "v9": 0.3498}, {"series": "1", "step": 40, "v5": 0.2449, "v4": 0.2035, "v6": 0.2758, "v3": 0.175, "v7": 0.3175, "v2": 0.1641, "v8": 0.3272, "v1": 0.1474, "v9": 0.3454}, {"series": "1", "step": 41, "v5": 0.2449, "v4": 0.1979, "v6": 0.2794, "v3": 0.1702, "v7": 0.3027, "v2": 0.1508, "v8": 0.3255, "v1": 0.1437, "v9": 0.3398}, {"series": "1", "step": 42, "v5": 0.2216, "v4": 0.1916, "v6": 0.26, "v3": 0.1632, "v7": 0.2987, "v2": 0.1501, "v8": 0.3215, "v1": 0.1377, "v9": 0.3323}, {"series": "1", "step": 43, "v5": 0.233, "v4": 0.2022, "v6": 0.2775, "v3": 0.1764, "v7": 0.3017, "v2": 0.1582, "v8": 0.3162, "v1": 0.1348, "v9": 0.3318}, {"series": "1", "step": 44, "v5": 0.2206, "v4": 0.1868, "v6": 0.2639, "v3": 0.1547, "v7": 0.2959, "v2": 0.1446, "v8": 0.3152, "v1": 0.1305, "v9": 0.3258}, {"series": "1", "step": 45, "v5": 0.2311, "v4": 0.1939, "v6": 0.2624, "v3": 0.1521, "v7": 0.2936, "v2": 0.1444, "v8": 0.3122, "v1": 0.1298, "v9": 0.3247}, {"series": "1", "step": 46, "v5": 0.2448, "v4": 0.1884, "v6": 0.2775, "v3": 0.1587, "v7": 0.3028, "v2": 0.142, "v8": 0.311, "v1": 0.1249, "v9": 0.3193}, {"series": "1", "step": 47, "v5": 0.2083, "v4": 0.1821, "v6": 0.2485, "v3": 0.1414, "v7": 0.2809, "v2": 0.1314, "v8": 0.3112, "v1": 0.1197, "v9": 0.318}, {"series": "1", "step": 48, "v5": 0.2225, "v4": 0.1911, "v6": 0.2582, "v3": 0.1543, "v7": 0.2859, "v2": 0.1297, "v8": 0.2996, "v1": 0.1159, "v9": 0.3132}, {"series": "1", "step": 49, "v5": 0.2104, "v4": 0.1888, "v6": 0.2497, "v3": 0.1661, "v7": 0.2744, "v2": 0.1322, "v8": 0.2941, "v1": 0.1136, "v9": 0.3085}, {"series": "1", "step": 50, "v5": 0.2079, "v4": 0.1722, "v6": 0.2413, "v3": 0.1449, "v7": 0.276, "v2": 0.1206, "v8": 0.2964, "v1": 0.114, "v9": 0.3091}, {"series": "1", "step": 51, "v5": 0.2175, "v4": 0.181, "v6": 0.2453, "v3": 0.1516, "v7": 0.2805, "v2": 0.1209, "v8": 0.2976, "v1": 0.1068, "v9": 0.306}, {"series": "1", "step": 52, "v5": 0.1977, "v4": 0.1586, "v6": 0.2379, "v3": 0.1292, "v7": 0.2704, "v2": 0.1163, "v8": 0.2955, "v1": 0.1047, "v9": 0.303}, {"series": "1", "step": 53, "v5": 0.1997, "v4": 0.1722, "v6": 0.2352, "v3": 0.1358, "v7": 0.2714, "v2": 0.1162, "v8": 0.2858, "v1": 0.1035, "v9": 0.3012}, {"series": "1", "step": 54, "v5": 0.1817, "v4": 0.1493, "v6": 0.2358, "v3": 0.119, "v7": 0.2714, "v2": 0.1087, "v8": 0.2863, "v1": 0.09957, "v9": 0.2978}, {"series": "1", "step": 55, "v5": 0.2055, "v4": 0.1601, "v6": 0.2491, "v3": 0.1329, "v7": 0.2762, "v2": 0.1158, "v8": 0.284, "v1": 0.1035, "v9": 0.2937}, {"series": "1", "step": 56, "v5": 0.2033, "v4": 0.1649, "v6": 0.236, "v3": 0.1364, "v7": 0.2511, "v2": 0.1048, "v8": 0.274, "v1": 0.09782, "v9": 0.293}, {"series": "1", "step": 57, "v5": 0.2026, "v4": 0.1753, "v6": 0.2326, "v3": 0.1513, "v7": 0.2563, "v2": 0.1169, "v8": 0.2781, "v1": 0.09712, "v9": 0.2912}, {"series": "1", "step": 58, "v5": 0.186, "v4": 0.1404, "v6": 0.2174, "v3": 0.1124, "v7": 0.2444, "v2": 0.1003, "v8": 0.2639, "v1": 0.09014, "v9": 0.283}, {"series": "1", "step": 59, "v5": 0.1793, "v4": 0.1535, "v6": 0.2232, "v3": 0.1211, "v7": 0.2437, "v2": 0.1042, "v8": 0.2669, "v1": 0.08798, "v9": 0.2857}, {"series": "1", "step": 60, "v5": 0.1751, "v4": 0.144, "v6": 0.2159, "v3": 0.1189, "v7": 0.253, "v2": 0.1025, "v8": 0.268, "v1": 0.08779, "v9": 0.2843}, {"series": "1", "step": 61, "v5": 0.1676, "v4": 0.1343, "v6": 0.2242, "v3": 0.117, "v7": 0.2598, "v2": 0.104, "v8": 0.2667, "v1": 0.08375, "v9": 0.2822}, {"series": "1", "step": 62, "v5": 0.1855, "v4": 0.1507, "v6": 0.2293, "v3": 0.1123, "v7": 0.2476, "v2": 0.09103, "v8": 0.2634, "v1": 0.08499, "v9": 0.2783}, {"series": "1", "step": 63, "v5": 0.1815, "v4": 0.145, "v6": 0.2259, "v3": 0.12, "v7": 0.2582, "v2": 0.09107, "v8": 0.2701, "v1": 0.08002, "v9": 0.2746}, {"series": "1", "step": 64, "v5": 0.1851, "v4": 0.1503, "v6": 0.2199, "v3": 0.1238, "v7": 0.252, "v2": 0.1005, "v8": 0.2621, "v1": 0.07867, "v9": 0.2712}, {"series": "1", "step": 65, "v5": 0.1675, "v4": 0.1281, "v6": 0.2135, "v3": 0.1034, "v7": 0.2487, "v2": 0.0932, "v8": 0.2664, "v1": 0.0768, "v9": 0.2753}, {"series": "1", "step": 66, "v5": 0.1737, "v4": 0.1234, "v6": 0.2031, "v3": 0.09876, "v7": 0.2373, "v2": 0.0816, "v8": 0.2563, "v1": 0.07647, "v9": 0.2742}, {"series": "1", "step": 67, "v5": 0.1703, "v4": 0.1309, "v6": 0.2083, "v3": 0.1045, "v7": 0.2437, "v2": 0.08345, "v8": 0.2661, "v1": 0.07409, "v9": 0.2709}, {"series": "1", "step": 68, "v5": 0.1714, "v4": 0.1293, "v6": 0.2046, "v3": 0.09772, "v7": 0.2381, "v2": 0.08006, "v8": 0.2506, "v1": 0.07133, "v9": 0.2647}, {"series": "1", "step": 69, "v5": 0.1925, "v4": 0.1436, "v6": 0.2168, "v3": 0.118, "v7": 0.235, "v2": 0.08989, "v8": 0.2464, "v1": 0.07331, "v9": 0.2694}, {"series": "1", "step": 70, "v5": 0.1641, "v4": 0.121, "v6": 0.2032, "v3": 0.1008, "v7": 0.2343, "v2": 0.08089, "v8": 0.2537, "v1": 0.06833, "v9": 0.2677}, {"series": "1", "step": 71, "v5": 0.1713, "v4": 0.1368, "v6": 0.2115, "v3": 0.1007, "v7": 0.2464, "v2": 0.08269, "v8": 0.2559, "v1": 0.07164, "v9": 0.2655}, {"series": "1", "step": 72, "v5": 0.1753, "v4": 0.1349, "v6": 0.197, "v3": 0.1079, "v7": 0.2295, "v2": 0.07971, "v8": 0.2571, "v1": 0.06624, "v9": 0.2646}, {"series": "1", "step": 73, "v5": 0.1656, "v4": 0.1269, "v6": 0.2032, "v3": 0.09621, "v7": 0.2302, "v2": 0.07618, "v8": 0.2495, "v1": 0.06485, "v9": 0.2609}, {"series": "1", "step": 74, "v5": 0.1635, "v4": 0.1236, "v6": 0.1979, "v3": 0.08973, "v7": 0.2358, "v2": 0.0722, "v8": 0.2498, "v1": 0.06486, "v9": 0.2612}, {"series": "1", "step": 75, "v5": 0.1523, "v4": 0.1187, "v6": 0.1884, "v3": 0.09124, "v7": 0.2185, "v2": 0.07507, "v8": 0.243, "v1": 0.06359, "v9": 0.2582}, {"series": "1", "step": 76, "v5": 0.1681, "v4": 0.1306, "v6": 0.2049, "v3": 0.09529, "v7": 0.2342, "v2": 0.07729, "v8": 0.2528, "v1": 0.06059, "v9": 0.2601}, {"series": "1", "step": 77, "v5": 0.1551, "v4": 0.127, "v6": 0.1887, "v3": 0.09924, "v7": 0.2152, "v2": 0.0858, "v8": 0.2459, "v1": 0.06006, "v9": 0.2577}, {"series": "1", "step": 78, "v5": 0.1583, "v4": 0.127, "v6": 0.2062, "v3": 0.09189, "v7": 0.2286, "v2": 0.07136, "v8": 0.2436, "v1": 0.05842, "v9": 0.2496}, {"series": "1", "step": 79, "v5": 0.1575, "v4": 0.1231, "v6": 0.1898, "v3": 0.09662, "v7": 0.2231, "v2": 0.07393, "v8": 0.2445, "v1": 0.06057, "v9": 0.2515}, {"series": "1", "step": 80, "v5": 0.1683, "v4": 0.1353, "v6": 0.2053, "v3": 0.1002, "v7": 0.2302, "v2": 0.07502, "v8": 0.2468, "v1": 0.05642, "v9": 0.2541}, {"series": "1", "step": 81, "v5": 0.1481, "v4": 0.1173, "v6": 0.1876, "v3": 0.09314, "v7": 0.2291, "v2": 0.06721, "v8": 0.2471, "v1": 0.05897, "v9": 0.2544}, {"series": "1", "step": 82, "v5": 0.1632, "v4": 0.1239, "v6": 0.1977, "v3": 0.07957, "v7": 0.2244, "v2": 0.07357, "v8": 0.241, "v1": 0.05468, "v9": 0.2532}, {"series": "1", "step": 83, "v5": 0.1558, "v4": 0.1224, "v6": 0.1861, "v3": 0.08151, "v7": 0.2234, "v2": 0.06307, "v8": 0.238, "v1": 0.05284, "v9": 0.247}, {"series": "1", "step": 84, "v5": 0.1477, "v4": 0.09441, "v6": 0.184, "v3": 0.07532, "v7": 0.2109, "v2": 0.06128, "v8": 0.2362, "v1": 0.05304, "v9": 0.2513}, {"series": "1", "step": 85, "v5": 0.1399, "v4": 0.1077, "v6": 0.1826, "v3": 0.08128, "v7": 0.2134, "v2": 0.06464, "v8": 0.23, "v1": 0.05111, "v9": 0.2487}, {"series": "1", "step": 86, "v5": 0.1488, "v4": 0.1119, "v6": 0.1762, "v3": 0.08226, "v7": 0.2128, "v2": 0.0633, "v8": 0.2354, "v1": 0.05051, "v9": 0.2485}, {"series": "1", "step": 87, "v5": 0.1417, "v4": 0.1042, "v6": 0.1842, "v3": 0.07367, "v7": 0.2129, "v2": 0.05884, "v8": 0.2431, "v1": 0.04927, "v9": 0.2484}, {"series": "1", "step": 88, "v5": 0.1497, "v4": 0.1068, "v6": 0.1901, "v3": 0.07832, "v7": 0.2149, "v2": 0.05937, "v8": 0.2324, "v1": 0.05017, "v9": 0.2447}, {"series": "1", "step": 89, "v5": 0.1594, "v4": 0.1186, "v6": 0.2019, "v3": 0.07601, "v7": 0.2286, "v2": 0.06073, "v8": 0.2384, "v1": 0.04737, "v9": 0.2465}, {"series": "1", "step": 90, "v5": 0.1549, "v4": 0.1151, "v6": 0.1907, "v3": 0.08361, "v7": 0.2247, "v2": 0.05865, "v8": 0.2343, "v1": 0.04655, "v9": 0.2452}, {"series": "1", "step": 91, "v5": 0.1458, "v4": 0.09487, "v6": 0.1791, "v3": 0.07098, "v7": 0.2104, "v2": 0.05269, "v8": 0.229, "v1": 0.04608, "v9": 0.2428}, {"series": "1", "step": 92, "v5": 0.1562, "v4": 0.1163, "v6": 0.1974, "v3": 0.08675, "v7": 0.2212, "v2": 0.06304, "v8": 0.2391, "v1": 0.04645, "v9": 0.2448}, {"series": "1", "step": 93, "v5": 0.1319, "v4": 0.08665, "v6": 0.1809, "v3": 0.07078, "v7": 0.1987, "v2": 0.05398, "v8": 0.2324, "v1": 0.04735, "v9": 0.2437}, {"series": "1", "step": 94, "v5": 0.14, "v4": 0.09996, "v6": 0.1817, "v3": 0.07656, "v7": 0.21, "v2": 0.05884, "v8": 0.2222, "v1": 0.04503, "v9": 0.239}, {"series": "1", "step": 95, "v5": 0.1425, "v4": 0.1016, "v6": 0.1909, "v3": 0.07518, "v7": 0.2152, "v2": 0.05776, "v8": 0.2328, "v1": 0.04305, "v9": 0.2416}, {"series": "1", "step": 96, "v5": 0.1426, "v4": 0.09569, "v6": 0.1841, "v3": 0.07708, "v7": 0.207, "v2": 0.0639, "v8": 0.2252, "v1": 0.04252, "v9": 0.2397}, {"series": "1", "step": 97, "v5": 0.1503, "v4": 0.1064, "v6": 0.1789, "v3": 0.07012, "v7": 0.203, "v2": 0.05752, "v8": 0.2218, "v1": 0.04163, "v9": 0.2387}, {"series": "1", "step": 98, "v5": 0.1421, "v4": 0.09683, "v6": 0.1821, "v3": 0.06493, "v7": 0.2128, "v2": 0.04748, "v8": 0.2255, "v1": 0.04263, "v9": 0.2391}, {"series": "1", "step": 99, "v5": 0.1578, "v4": 0.1218, "v6": 0.1934, "v3": 0.07472, "v7": 0.2135, "v2": 0.05122, "v8": 0.2293, "v1": 0.04274, "v9": 0.2348}]}, "height": 100, "width": 800}], "params": [{"name": "param_36", "select": {"type": "point", "fields": ["series"]}, "bind": "legend", "views": ["view_36"]}, {"name": "param_35", "select": {"type": "interval", "encodings": ["x", "y"]}, "views": ["view_35"]}], "$schema": "https://vega.github.io/schema/vega-lite/v5.17.0.json"}
